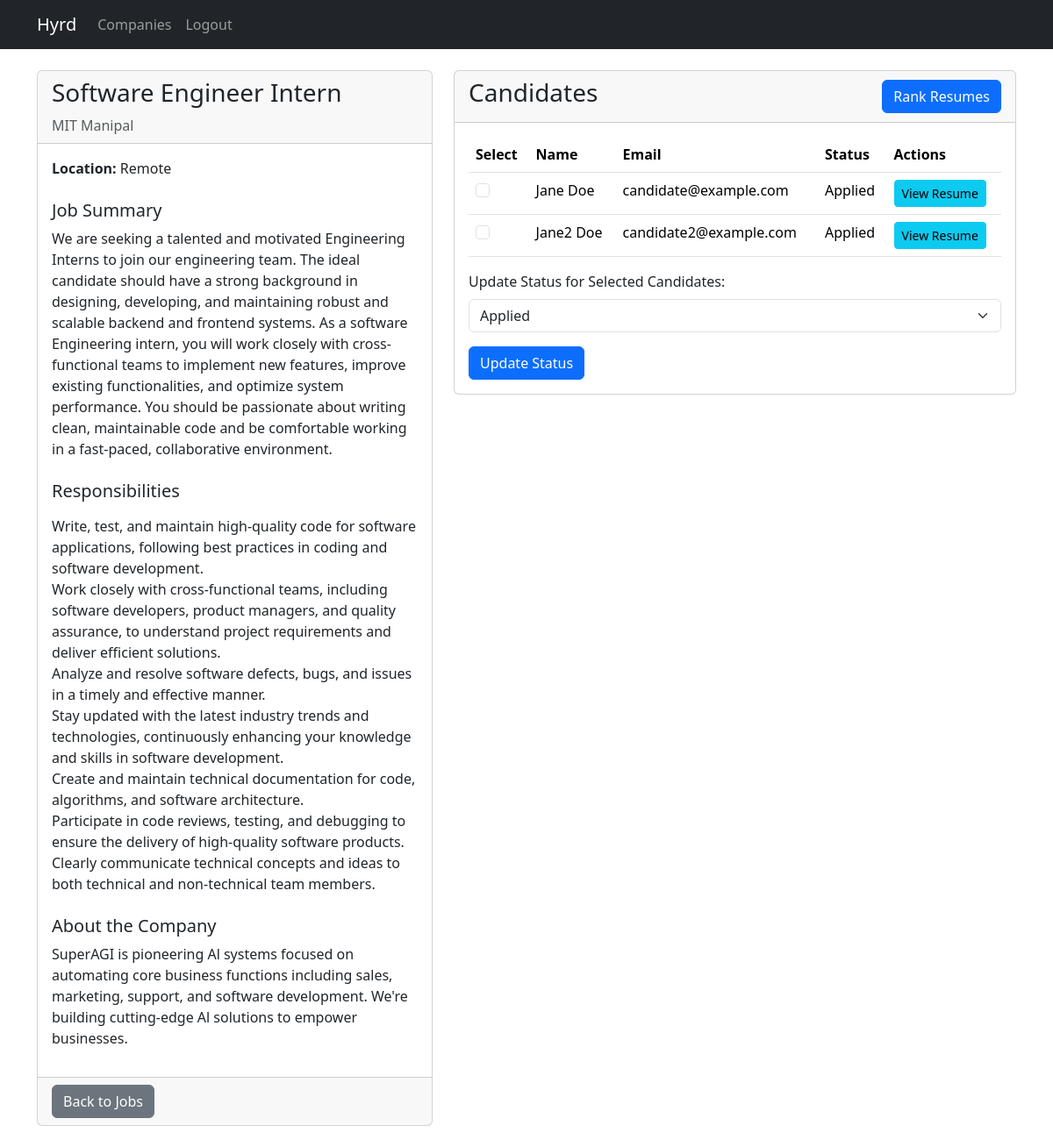
The page /employer/jobs/2/ (signed in) on the database its author committed.
### employer/models.py (models this page shows, shortened)
class Job(models.Model):
    job_id = models.CharField(max_length=50, blank=True, null=True)
    company = models.ForeignKey(Company, on_delete=models.CASCADE, related_name='jobs')
    title = models.CharField(max_length=200)
    about_company = models.TextField(blank=True)
    summary = models.TextField(blank=True)
    responsibilities = models.TextField(blank=True)
    educational_requirements = models.TextField(blank=True)
    technical_requirements = models.TextField(blank=True)
    experience_years = models.PositiveIntegerField(null=True, blank=True)
    preferred_qualifications = models.TextField(blank=True)
    location = models.CharField(max_length=200, blank=True)
    compensation = models.CharField(max_length=100, blank=True)
    document = models.FileField(upload_to='job_documents/', blank=True)
    created_at = models.DateTimeField(auto_now_add=True)
    updated_at = models.DateTimeField(auto_now=True)

class Company(models.Model):
    name = models.CharField(max_length=200)
    description = models.TextField(blank=True)
    created_at = models.DateTimeField(auto_now_add=True)
    updated_at = models.DateTimeField(auto_now=True)

class AppliedJob(models.Model):
    job = models.ForeignKey(Job, on_delete=models.CASCADE)
    candidate = models.ForeignKey(User, on_delete=models.CASCADE)
    status = models.CharField(max_length=50, default='Applied')  # Status: Applied, Interview, Rejected, etc.

class User(models.Model):
    email = models.EmailField(unique=True)
    password = models.CharField(max_length=100)
    first_name = models.CharField(max_length=30, blank=True, null=True)
    last_name = models.CharField(max_length=30, blank=True, null=True)
    contact_number = models.CharField(max_length=20, blank=True, null=True)
    date_of_birth = models.DateField(null=True, blank=True)
    is_employer = models.BooleanField(default=False)
    candidate_id = models.CharField(max_length=50, blank=True, null=True)

### employer/views.py (the view)
# urls.py: path('jobs/<int:job_id>/', views.job_detail, name='job_detail'),
def job_detail(request, job_id):
    user_id = request.session.get('user_id')
    if not user_id:
        return redirect('employer:login')
    try:
        user = User.objects.get(id=user_id)
        if not user.is_employer:
            return redirect('employer:login')
    except User.DoesNotExist:
        return redirect('employer:login')
    job = get_object_or_404(Job, id=job_id)
    applied_candidates = AppliedJob.objects.filter(job=job).select_related('candidate')
    if request.GET.get('clear_ranking') == 'true':
        if 'ranked_candidates' in request.session:
            del request.session['ranked_candidates']
    return render(request, 'employer/job_detail.html', {
        'job': job,
        'candidates': applied_candidates,
        'user': user
    })

### templates/employer/job_detail.html (shortened to what this page needs)
{% extends "base.html" %}
{% block content %}
<div class="row">
    <div class="col-md-5">
        <div class="card mb-4">
            <div class="card-header">
                <h3>{{ job.title }}</h3>
                <p class="text-muted mb-0">{{ job.company.name }}</p>
            </div>
            <div class="card-body">
                <p><strong>Location:</strong> {{ job.location }}</p>
                {% if job.summary %}
                <h5 class="mt-4">Job Summary</h5>
                <p>{{ job.summary }}</p>
                {% endif %}
                {% if job.responsibilities %}
                <h5 class="mt-4">Responsibilities</h5>
                <p>{{ job.responsibilities|linebreaks }}</p>
                {% endif %}
                {% if job.about_company %}
                <h5 class="mt-4">About the Company</h5>
                <p>{{ job.about_company }}</p>
                {% endif %}
            </div>
            <div class="card-footer">
                <a href="{% url 'employer:job_list' company_id=job.company.id %}" class="btn btn-secondary">Back to Jobs</a>
            </div>
        </div>
    </div>
    <div class="col-md-7">
        <div class="card">
            <div class="card-header d-flex justify-content-between align-items-center">
                <h3>Candidates</h3>
                {% if candidates %}
                <a href="{% url 'employer:rank_candidates' job_id=job.id %}" class="btn btn-primary">Rank Resumes</a>
                {% endif %}
            </div>
            <div class="card-body">
                <form method="post" action="{% url 'employer:select_candidates' job_id=job.id %}">
                    {% if candidates %}
                    {% if request.session.ranked_candidates %}
                    <div class="alert alert-info mb-3">
                        <h5>Resume Ranking Results</h5>
                        <p>Candidates are ranked based on their match with the job requirements.</p>
                    </div>
                    <table class="table table-striped">
                        <thead>
                            <tr>
                                <th>Select</th>
                                <th>Name</th>
                                <th>Match Score</th>
                                <th>Email</th>
                                <th>Status</th>
                                <th>Actions</th>
                            </tr>
                        </thead>
                        <tbody>
                            {% for ranked_candidate in request.session.ranked_candidates %}
                                {% for application in candidates %}
                                    {% if application.candidate.first_name|add:" "|add:application.candidate.last_name == ranked_candidate.name or application.candidate.first_name == ranked_candidate.name %}
                                    <tr>
                                        <td>
                                            <input type="checkbox" name="selected_candidates" value="{{ application.candidate.id }}" class="form-check-input">
                                        </td>
                                        <td>{{ application.candidate.first_name }} {{ application.candidate.last_name }}</td>
                                        <td>
                                            <div class="progress">
                                                <div class="progress-bar bg-success" role="progressbar" style="width: {{ ranked_candidate.score }}%;"
                                                     aria-valuenow="{{ ranked_candidate.score }}" aria-valuemin="0" aria-valuemax="100">
                                                    {{ ranked_candidate.score }}%
                                                </div>
                                            </div>
                                            <small>
                                                {% if ranked_candidate.missing.skills %}
                                                <span class="text-danger">Missing skills: {{ ranked_candidate.missing.skills|join:", " }}</span><br>
                                                {% endif %}
                                                {% if ranked_candidate.missing.experience_gap > 0 %}
                                                <span class="text-danger">Experience gap: {{ ranked_candidate.missing.experience_gap }} years</span>
                                                {% endif %}
                                            </small>
                                        </td>
                                        <td>{{ application.candidate.email }}</td>
                                        <td>{{ application.status }}</td>
                                        <td>
                                            <button type="button" class="btn btn-sm btn-info" data-bs-toggle="modal" data-bs-target="#candidateModal{{ application.candidate.id }}">
                                                View Resume
                                            </button>
                                        </td>
                                    </tr>
                                    {% endif %}
                                {% endfor %}
                            {% endfor %}
                        </tbody>
                    </table>
                    {% else %}
                    <table class="table">
                        <thead>
                            <tr>
                                <th>Select</th>
                                <th>Name</th>
                                <th>Email</th>
                                <th>Status</th>
                                <th>Actions</th>
                            </tr>
                        </thead>
                        <tbody>
                            {% for application in candidates %}
                            <tr>
                                <td>
                                    <input type="checkbox" name="selected_candidates" value="{{ application.candidate.id }}" class="form-check-input">
                                </td>
                                <td>{{ application.candidate.first_name }} {{ application.candidate.last_name }}</td>
                                <td>{{ application.candidate.email }}</td>
                                <td>{{ application.status }}</td>
                                <td>
                                    <button type="button" class="btn btn-sm btn-info" data-bs-toggle="modal" data-bs-target="#candidateModal{{ application.candidate.id }}">
                                        View Resume
                                    </button>
                                </td>
                            </tr>
                            {% endfor %}
                        </tbody>
                    </table>
                    {% endif %}
                    <div class="mt-3">
                        <label class="form-label">Update Status for Selected Candidates:</label>
                        <select name="status" class="form-select mb-3">
                            <option value="Applied">Applied</option>
                        </select>
                        <button type="submit" class="btn btn-primary">Update Status</button>
                    </div>
                    {% else %}
                    <div class="alert alert-info">
                        No candidates have applied for this job yet.
                    </div>
                    {% endif %}
                </form>
            </div>
        </div>
    </div>
</div>
{% endblock %}

### rows shown on the page
Job: title "Software Engineer Intern", company.name "MIT Manipal", location "Remote", summary "We are seeking a talented and motivated Engineering Interns to join our engineering team. The ideal candidate should have a strong background in designing, developing, and maintaining robust and scalable backend and frontend systems. As a software Engineering intern, you will work closely with cross- functional teams to implement new features, improve existing functionalities, and optimize system performance. You should be passionate about writing clean, maintainable code and be comfortable working in a fast-paced, collaborative environment.", responsibilities "Write, test, and maintain high-quality code for software applications, following best practices in coding and software development. Work closely with cross-functional teams, including software developers, product managers, and quality assurance, to understand project requirements and deliver efficient solutions. Analyze and resolve software defects, bugs, and issues in a timely and effective manner. Stay updated with the latest industry trends and technologies, continuously enhancing your knowledge and skills in software development. Create and maintain technical documentation for code, algorithms, and software architecture. Participate in code reviews, testing, and debugging to ensure the…", about_company "SuperAGI is pioneering Al systems focused on automating core business functions including sales, marketing, support, and software development. We're building cutting-edge Al solutions to empower businesses."
AppliedJob: candidate.first_name "Jane", candidate.last_name "Doe", candidate.email "candidate@example.com", status "Applied"
AppliedJob: candidate.first_name "Jane2", candidate.last_name "Doe", candidate.email "candidate2@example.com", status "Applied"
